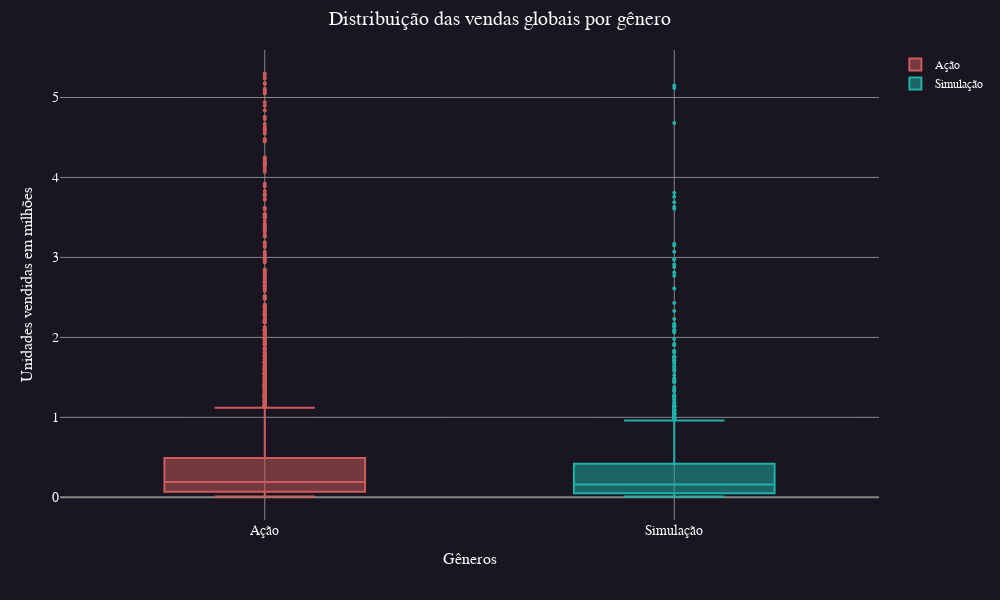

This figure's notebook cell:
### Markdown cell above
Como visto, nossas amostras não seguem uma distribuição normal, logo utilizaremos o teste
não paramétrico de Mann-Whitney para comparação de amostras independentes.

### Code cell
fig = go.Figure()

trace0 = go.Box(
    y=df_video_game_filtrado_sem_extremos.query("genre == 'Action'")['global_sales'],
    name='Ação',
    marker_color = 'indianred',
    marker_size=4,
)

trace1 = go.Box(
    y=df_video_game_filtrado_sem_extremos.query("genre == 'Simulation'")['global_sales'],
    name='Simulação',
    marker_color = 'lightseagreen',
    marker_size=4,
)

fig.add_trace(trace0)
fig.add_trace(trace1)


fig.update_layout(
    title_text="Distribuição das vendas globais por gênero",
    yaxis_title='Unidades vendidas em milhões',
    xaxis_title='Gêneros',
    
    # Padrao
    **layout_padrao,
)

fig.show()

### Figure 1 — Plotly figure (JSON) as saved in the notebook; plotly's stock layout.template omitted (floating-point values rounded to 4 significant figures; data arrays with more than 128 entries replaced by an {"elided": "..."} marker saying what was removed)
{"data": [{"marker": {"color": "indianred", "size": 4}, "name": "Ação", "type": "box", "y": {"elided": "3225 float values"}}, {"marker": {"color": "lightseagreen", "size": 4}, "name": "Simulação", "type": "box", "y": {"elided": "846 float values"}}], "layout": {"font": {"color": "#fff", "family": "Balto"}, "height": 600, "margin": {"b": 80, "l": 60, "r": 30, "t": 50}, "paper_bgcolor": "#191622", "plot_bgcolor": "#191622", "title": {"font": {"size": 20}, "text": "Distribuição das vendas globais por gênero", "x": 0.5, "xanchor": "center"}, "width": 1000, "xaxis": {"gridcolor": "#868686", "gridwidth": 1, "tickfont": {"size": 14}, "title": {"font": {"size": 16}, "text": "Gêneros"}, "zerolinecolor": "#868686", "zerolinewidth": 2}, "yaxis": {"gridcolor": "#868686", "gridwidth": 1, "tickfont": {"size": 14}, "title": {"font": {"size": 16}, "text": "Unidades vendidas em milhões"}, "zerolinecolor": "#868686", "zerolinewidth": 2}}}
